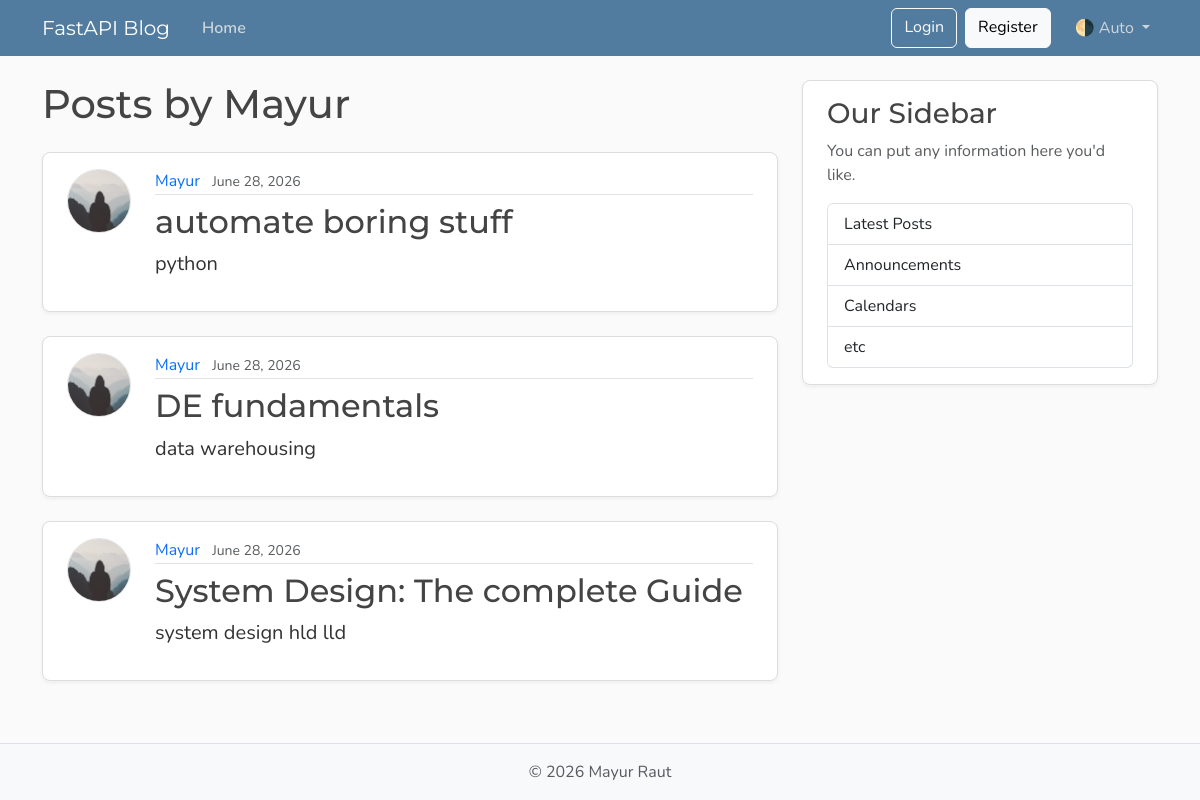
The app's page /users/2/posts, older data.
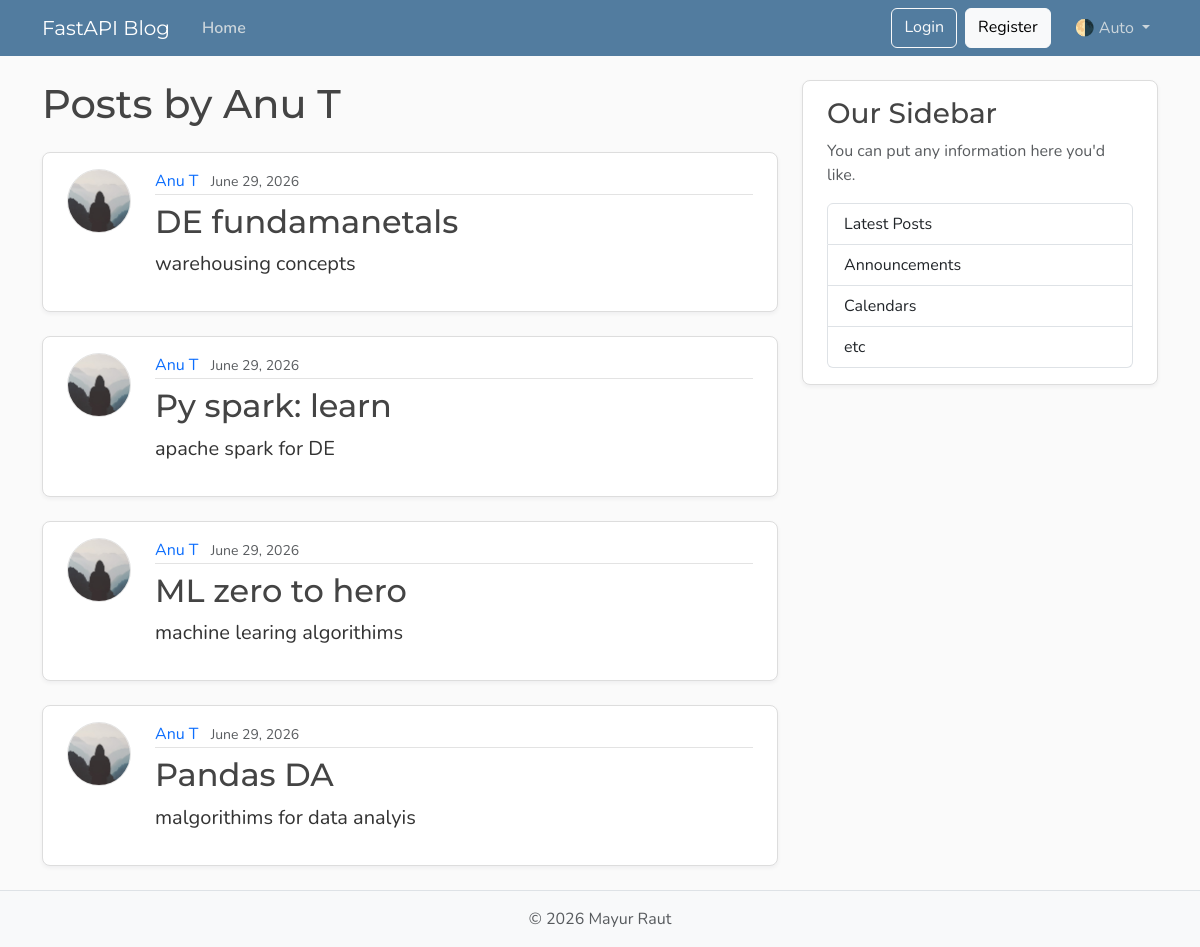
The same page, newer data.
### models.py (models this page shows, shortened)
class User(Base):
    __tablename__ = "users"
    id: Mapped[int] = mapped_column(Integer, primary_key=True, index=True)
    username: Mapped[str] = mapped_column(String(50), unique=True, nullable=False)
    email: Mapped[str] = mapped_column(String(120), unique=True, nullable=False)
    image_file: Mapped[str | None] = mapped_column(
        String(200),
        nullable=True,
        default=None,
    )
    posts: Mapped[list[Post]] = relationship(back_populates="author", cascade="all, delete-orphan")

class Post(Base):
    __tablename__ = "posts"
    id: Mapped[int] = mapped_column(Integer, primary_key=True, index=True)
    title: Mapped[str] = mapped_column(String(100), nullable=False)
    content: Mapped[str] = mapped_column(Text, nullable=False)
    user_id: Mapped[int] = mapped_column(
        ForeignKey("users.id"),
        nullable=False,
        index=True,
    )
    date_posted: Mapped[datetime] = mapped_column(
        DateTime(timezone=True),
        default=lambda: datetime.now(UTC),
    )
    author: Mapped[User] = relationship(back_populates="posts")

### main.py (the view)
@app.get("/users/{user_id}/posts", include_in_schema=False, name="user_posts")
async def user_posts_page(
    request: Request,
    user_id: int,
    db: Annotated[AsyncSession, Depends(get_db)],
):
    result = await db.execute(select(models.User).where(models.User.id == user_id))
    user = result.scalars().first()
    if not user:
        raise HTTPException(
            status_code=status.HTTP_404_NOT_FOUND,
            detail="User not found",
        )
    result = await db.execute(
        select(models.Post)
        .options(selectinload(models.Post.author))
        .where(models.Post.user_id == user_id),
    )
    posts = result.scalars().all()
    return templates.TemplateResponse(
        request,
        "user_posts.html",
        {"posts": posts, "user": user, "title": f"{user.username}'s Posts"},
    )

### templates/user_posts.html
{% extends "layout.html" %}
{% block content %}
  <h1 class="mb-4">Posts by {{ user.username }}</h1>
  {% for post in posts %}
    <article class="content-section py-3 px-4 mb-4">
      <div class="d-flex align-items-start gap-4">
        <img class="rounded-circle article-img flex-shrink-0"
             src="{{ post.author.image_path }}"
             alt="{{ post.author.username }}'s profile picture"
             width="64"
             height="64"
             loading="lazy">
        <div class="flex-grow-1">
          <div class="article-metadata mb-2">
            <a class="me-2"
               href="{{ url_for('user_posts', user_id=post.author.id) }}">{{ post.author.username }}</a>
            <small class="text-body-secondary">{{ post.date_posted.strftime("%B %d, %Y") }}</small>
          </div>
          <h2>
            <a class="article-title"
               href="{{ url_for('get_post_page', post_id=post.id) }}">{{ post.title }}</a>
          </h2>
          <p class="article-content">{{ post.content }}</p>
        </div>
      </div>
    </article>
  {% else %}
    <p class="text-body-secondary">No posts by this user yet.</p>
  {% endfor %}
{% endblock content %}

Row changes from the older to the newer data that the page shows:
no longer on this page (row edited): Post: author.username "Mayur", date_posted "June 28, 2026", title "automate boring stuff", content "python"
no longer on this page (row edited): Post: author.username "Mayur", date_posted "June 28, 2026", title "DE fundamentals", content "data warehousing"
removed Post: author.username "Mayur", date_posted "June 28, 2026", title "System Design: The complete Guide", content "system design hld lld"
changed User: username "Mayur" → "Anu T"
now on this page (row edited): Post: author.username "Anu T", date_posted "June 29, 2026", title "DE fundamanetals", content "warehousing concepts"
now on this page (row edited): Post: author.username "Anu T", date_posted "June 29, 2026", title "Py spark: learn", content "apache spark for DE"
added Post: author.username "Anu T", date_posted "June 29, 2026", title "ML zero to hero", content "machine learing algorithims"
added Post: author.username "Anu T", date_posted "June 29, 2026", title "Pandas DA", content "malgorithims for data analyis"
